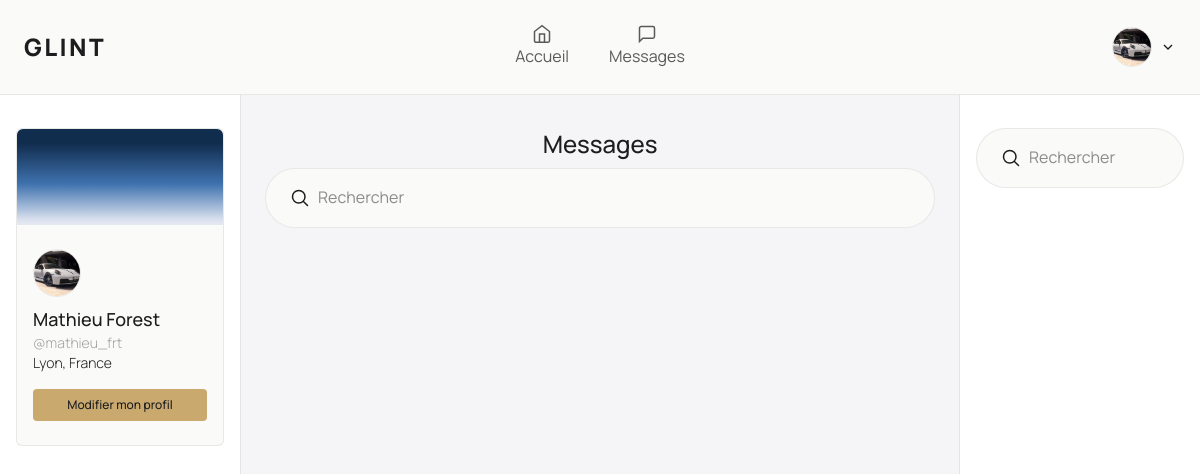
/dashboard/messages (signed in), run on an earlier commit of the app's database.
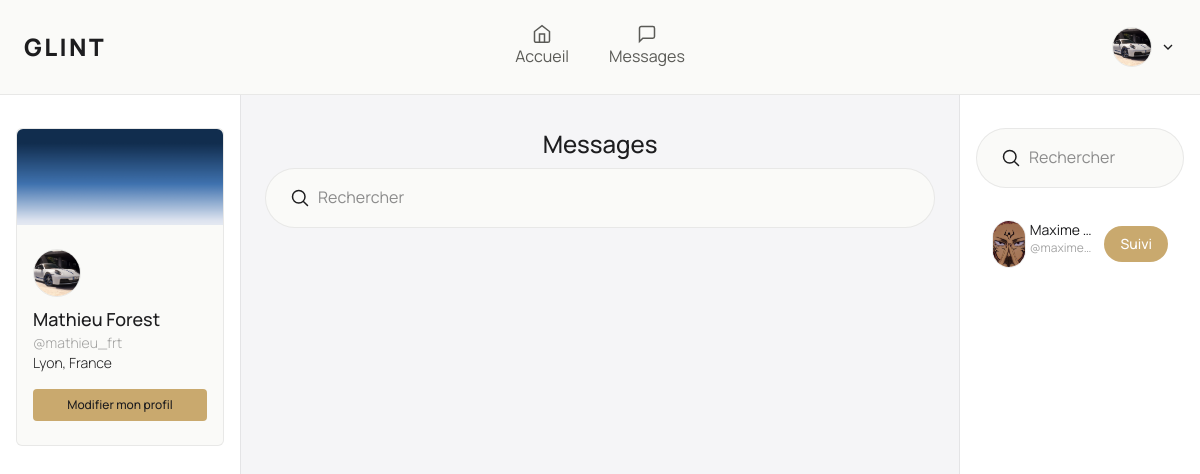
And on a later commit of the database.
### app/models/User.py (models this page shows, shortened)
class User(database.Model):
    __tablename__ = "users"
    id: Mapped[int] = mapped_column(primary_key=True)
    name: Mapped[str] = mapped_column(String(80), nullable=False)
    username: Mapped[str] = mapped_column(String(80), unique=True, nullable=False)
    email: Mapped[str] = mapped_column(String(120), unique=True, nullable=False)
    password: Mapped[str] = mapped_column(String(255), nullable=False)
    biography: Mapped[str] = mapped_column(Text, default="", server_default="")
    location: Mapped[str] = mapped_column(String(120), default="", server_default="")
    banner: Mapped[str] = mapped_column(String(255), default="", server_default="")
    avatar: Mapped[str] = mapped_column(String(255), default="", server_default="")
    created_at: Mapped[datetime] = mapped_column(DateTime, default=datetime.utcnow)
    updated_at: Mapped[Optional[datetime]] = mapped_column(
        DateTime, default=datetime.utcnow, onupdate=datetime.utcnow
    )
    posts: Mapped[List["Post"]] = relationship(
        "Post", back_populates="author", lazy="dynamic"
    )
    comments: Mapped[List["Comment"]] = relationship(
        "Comment", back_populates="author", lazy="dynamic"
    )
    likes: Mapped[List["Like"]] = relationship(
        "Like", back_populates="user", lazy="dynamic"
    )
    reposts: Mapped[List["Repost"]] = relationship(
        "Repost", back_populates="user", lazy="dynamic"
    )
    following: Mapped[List["Follow"]] = relationship(
        "Follow",
        back_populates="follower",
        lazy="dynamic",
        foreign_keys="Follow.follower_id",
    )
    followers: Mapped[List["Follow"]] = relationship(
        "Follow",
        back_populates="followed",
        lazy="dynamic",
        foreign_keys="Follow.followed_id",
    )
    def is_following(self, user: "User") -> bool:
        return self.following.filter_by(followed_id=user.id).first() is not None

### app/routes/dashboard.py (the view)
@dashboard_bp.route("/dashboard/messages", methods=["GET", "POST"])
@login_required
def messages(current_user):
    return DashboardController.messages(current_user)

### app/templates/dashboard/index.html (shortened to what this page needs)
{% extends 'layout.html' %}
{% from 'components/layout/dashboard_headers.html' import DashboardHeaders %}
{% from 'components/ui/icons.html' import Icon %}
{% set active_tab = tab %}
{% block content %}
    <section
            class="h-screen flex flex-col items-center justify-start w-full animate-in fade-in slide-in-from-top-5 duration-1000 bg-background">
        {{ DashboardHeaders(user=current_user, active_tab=active_tab) }}
        <div class="grid grid-cols-1 md:grid-cols-5 w-full">
            <div class="col-span-1 hidden md:flex overflow-hidden">
                {% include "dashboard/profile_aside.html" %}
            </div>
            <div class="col-span-3 overflow-auto bg">
                <section
                        class="py-24 flex flex-col items-center justify-start py-6 border-x border-border w-full bg-background-foreground min-h-screen overflow-auto animate-in fade-in slide-in-from-bottom-5 duration-1000">
                    {% if pages == "fill" %}
                        {% include "dashboard/pages/fill.html" %}
                    {% elif pages == "profile" %}
                        {% set current_user = current_user %}
                    {% elif pages == "edit_profile" %}
                        {% include "dashboard/pages/profil_edit.html" %}
                    {% elif pages == "messages" %}
                        {% include "dashboard/pages/message.html" %}
                    {% endif %}
                </section>
            </div>
            <div class="col-span-1 hidden md:flex overflow-hidden">
                {% include "dashboard/suggestion.html" %}
            </div>
        </div>
    </section>
{% endblock %}

### app/templates/layout.html (shortened to what this page needs)
<!DOCTYPE html>
<html lang="fr">
<head>
    <script src="https://cdn.jsdelivr.net/npm/@tailwindcss/browser@4"></script>
    <link rel="stylesheet" href="{{ url_for('static', filename='css/style.css') }}">
</head>
<body class="h-full">
<main class="bg-background min-h-screen w-full">
    {% block content %}{% endblock %}
</main>
</body>
</html>

### app/templates/components/layout/dashboard_headers.html (shortened to what this page needs)
{% from "components/ui/icons.html" import Icon %}
{% set nav_items = [
    {"name": "Accueil", "icon": "fill", "url": "dashboard.index"},
    {"name": "Messages",  "icon": "messages", "url": "dashboard.messages"},
] %}
{% macro DashboardHeaders(user={}, active_tab="fill") %}
    <header class="fixed z-50 flex items-center justify-between py-4 px-6 w-full animate-in slide-in-from-left-5 fade-in duration-500 border-b border-border bg-card">
        <h1 class="uppercase font-black text-2xl tracking-widest flex-1"><a href="{{ url_for('home.home') }}">Glint</a></h1>
        <div class="hidden items-center justify-center gap-2 flex-1 md:flex">
            {% for item in nav_items %}
                <a href="{{ url_for(item.url) }}"
                   class="flex flex-col items-center px-4 py-2 transition-all duration-300
                              {{ 'text-primary font-semibold' if active_tab == item.url else 'text-text-2' }}">
                    {{ Icon(item.icon, cls="w-5 h-5") }}
                    {{ item.name }}
                </a>
            {% endfor %}
        </div>
        <div class="flex items-center gap-2 flex-1 justify-end">
            <div class="relative" id="my-account-wrapper">
                <button onclick="toggleDropdown()" class="flex items-center gap-2">
                    {% if user.avatar %}
                        <div class="border border-border cursor-pointer h-10 w-10 rounded-full">
                            <img src="{{ url_for('static', filename='uploads/avatars/' ~ user.avatar) }}"
                                 alt="Avatar de {{ user.name }}"
                                 class="h-full w-full object-cover transition-opacity duration-300 group-hover:opacity-50 rounded-full"
                            />
                        </div>
                    {% else %}
                        <div class="border border-border cursor-pointer h-10 w-10 rounded-full flex items-center justify-center bg-primary-light">
                            <p class="text-lg font-black text-text-1">
                                {{ user.name[0] }}
                            </p>
                        </div>
                    {% endif %}
                    {{ Icon("arrow-down") }}
                </button>
            </div>
        </div>
    </header>
{% endmacro %}

### app/templates/components/ui/icons.html (shortened to what this page needs)
{% macro Icon(name, cls="w-5 h-5") %}
    {% if name == "fill" %}
        <svg class="{{ cls }}" fill="none" stroke="currentColor" stroke-width="1.8" viewBox="0 0 24 24">
            <path d="M3 9l9-7 9 7v11a2 2 0 0 1-2 2H5a2 2 0 0 1-2-2z"/>
            <polyline points="9 22 9 12 15 12 15 22"/>
        </svg>
    {% elif name == "messages" %}
        <svg class="{{ cls }}" fill="none" stroke="currentColor" stroke-width="1.8" viewBox="0 0 24 24">
            <path d="M21 15a2 2 0 0 1-2 2H7l-4 4V5a2 2 0 0 1 2-2h14a2 2 0 0 1 2 2z"/>
        </svg>
    {% elif name == "profil" %}
        <svg class="{{ cls }}" fill="none" stroke="currentColor" stroke-width="1.8" viewBox="0 0 24 24">
            <path d="M20 21v-2a4 4 0 0 0-4-4H8a4 4 0 0 0-4 4v2"/>
            <circle cx="12" cy="7" r="4"/>
        </svg>
    {% elif name == "settings" %}
        <svg class="{{ cls }}" fill="none" stroke="currentColor" stroke-width="1.8" viewBox="0 0 24 24">
            <circle cx="12" cy="12" r="3"/>
            <path d="M19.07 4.93a10 10 0 0 1 0 14.14M4.93 4.93a10 10 0 0 0 0 14.14"/>
        </svg>
    {% elif name == "logout" %}
        <svg class="{{ cls }}" fill="none" stroke="currentColor" stroke-width="1.8" viewBox="0 0 24 24">
            <path d="M9 21H5a2 2 0 0 1-2-2V5a2 2 0 0 1 2-2h4"/>
            <polyline points="16 17 21 12 16 7"/>
            <line x1="21" y1="12" x2="9" y2="12"/>
        </svg>
    {% elif name == "arrow-down" %}
        <svg class="w-4 h-4 text-text-3" fill="none" stroke="currentColor" stroke-width="2"
             viewBox="0 0 24 24">
            <polyline points="6 9 12 15 18 9"></polyline>
        </svg>
    {% elif name == "search" %}
        <svg class="{{ cls }}" fill="none" stroke="currentColor" stroke-width="1.8" xmlns="http://www.w3.org/2000/svg"
             viewBox="0 0 24 24">
            <path stroke-linecap="round" stroke-linejoin="round"
                  d="m21 21-5.197-5.197m0 0A7.5 7.5 0 1 0 5.196 5.196a7.5 7.5 0 0 0 10.607 10.607Z"></path>
        </svg>
    {% endif %}
{% endmacro %}

### app/templates/dashboard/profile_aside.html
{% from 'components/ui/button.html' import Button %}
{% from 'components/ui/avatar.html' import Avatar %}
{% block content %}
    <aside class="flex flex-col items-center gap-4 px-4 py-32 w-full h-full">
        <div class="flex flex-col rounded-md bg-card border border-border w-full">
            {% if current_user.banner %}
                <header class="w-full h-24">
                    <img
                            src="{{ url_for('static', filename='uploads/banners/' ~ current_user.banner) }}"
                            alt="Bannière de profil"
                            class="w-full h-full object-cover transition-transform duration-700 group-hover:scale-105 rounded-tr-md rounded-tl-md"
                    />
                </header>
            {% endif %}
            <div class="px-4 py-6 space-y-2">
                {{ Avatar(current_user) }}
                <div>
                    <h2 class="font-medium text-text-1 text-lg">{{ current_user.name }}</h2>
                    <p class="font-light text-text-1/40 text-sm">@{{ current_user.username }}</p>
                    <p class="font-light text-text-1 text-sm">{{ current_user.location }}</p>
                    <a href="{{ url_for('dashboard.profile') }}">
                        {{ Button("Modifier mon profil", cls="outline outline-border mt-4 cursor-pointer duration-300 hover:bg-background-foreground w-full md:text-xs", type="button") }}
                    </a>
                </div>
            </div>
        </div>
    </aside>
{% endblock %}

### app/templates/components/ui/button.html
{% macro Button(label="", variant="default", size="default", type="submit", cls="", attrs="") %}
    {% set base = "flex items-center justify-center rounded-sm border border-transparent
               text-sm font-medium whitespace-nowrap transition-all outline-none select-none
               active:translate-y-px disabled:pointer-events-none disabled:opacity-50" %}
    {% set variants = {
  "default":     "bg-primary text-text-1 text-card hover:opacity-80",
  "outline":     "hover:text-text-1",
  "secondary":   "bg-hover text-text-secondary hover:bg-hover/80",
  "ghost":       "hover:bg-hover hover:text-text-1",
  "destructive": "bg-[rgba(192,112,90,0.10)] text-danger hover:bg-[rgba(192,112,90,0.20)]",
  "link":        "text-primary underline-offset-4 hover:underline border-transparent",
  "gold":        "bg-primary text-white hover:bg-[#b8934a]",
} %}
    {% set sizes = {
  "default": "h-8 gap-1.5 px-4",
  "xs":      "h-6 gap-1 px-2 text-xs rounded-md",
  "sm":      "h-7 gap-1 px-3 text-[0.8rem] rounded-md",
  "lg":      "h-10 gap-1.5 px-5",
  "icon":    "size-8",
  "icon-xs": "size-6 rounded-md",
  "icon-sm": "size-7 rounded-md",
  "icon-lg": "size-9",
} %}
    <button type="{{ type }}"
            class="{{ base }} {{ variants[variant] }} {{ sizes[size] }} {{ cls }}"
            {{ attrs }}>
        {{ label }}{{ caller() if caller is defined else "" }}
    </button>
{% endmacro %}

### app/templates/components/ui/avatar.html
{% macro Avatar(user={}) %}
    {% if user.avatar %}
        <div class="border border-border cursor-pointer h-12 w-12 rounded-full">
            <img src="{{ url_for('static', filename='uploads/avatars/' ~ user.avatar) }}"
                 alt="Avatar de {{ user.name }}"
                 class="h-full w-auto object-cover transition-opacity duration-300 group-hover:opacity-50 rounded-full"
            />
        </div>
    {% else %}
        <div class="border border-border cursor-pointer h-12 w-12 rounded-full flex items-center justify-center">
            <p class="text-xl font-black text-text-1">
                {{ user.name[0] }}
            </p>
        </div>
    {% endif %}
{% endmacro %}

### app/templates/dashboard/pages/message.html
{% from 'components/ui/icons.html' import Icon %}
<section class="w-full flex-col items-center justify-start gap-2 px-6 py-8">
    <div class="flex flex-col gap-2">
        <h1 class="text-2xl font-medium w-full text-center">Messages</h1>
        <div class="flex items-center gap-2 bg-card px-6 py-4 rounded-full border border-border w-full">
            <label for="search" class="flex items-center">
                {{ Icon("search") }}
            </label>
            <input id="search" class="focus:outline-none focus:ring-offset-0" placeholder="Rechercher"/>
        </div>
    </div>
</section>

### app/templates/dashboard/suggestion.html
{% from "components/ui/button.html" import Button %}
{% from "components/ui/avatar.html" import Avatar %}
{% block content %}
    <section
            class="flex flex-col items-center justify-start py-32 px-4 w-full gap-4 animate-in slide-in-from-right-5 fade-in duration-500">
        <div class="flex items-center gap-2 bg-card px-6 py-4 rounded-full border border-border w-full">
            <label for="search" class="flex items-center">
                {{ Icon("search") }}
            </label>
            <input id="search" class="focus:outline-none focus:ring-offset-0" placeholder="Rechercher"/>
        </div>
        <div class="flex flex-col items-center gap-4 p-4 w-full">
            {% if all_users | length < 1 %}
                <p>Aucune suggestion pour le moment.</p>
            {% else %}
                {% for user in all_users %}
                    {% if user.id != current_user.id %}
                        <div class="flex items-center justify-between gap-2 w-full">
                            <a href="{{ url_for('dashboard.other_profile', user_id=user.id) }}" class="flex item-center gap-1 min-w-0">
                                {% if user.avatar %}
                                    {{ Avatar(user) }}
                                {% else %}
                                    <div class="border border-border cursor-pointer h-12 w-12 rounded-full flex items-center justify-center shrink-0">
                                        <p class="text-xl font-black text-text-1">
                                            {{ user.name[0] }}
                                        </p>
                                    </div>
                                {% endif %}
                                <div class="flex flex-col min-w-0">
                                    <p class="text-sm font-normal text-text-1 truncate">{{ user.name }}</p>
                                    <p class="text-xs font-normal text-text-1/40 truncate">@{{ user.username }}</p>
                                </div>
                            </a>
                            {% with target_user=user, btn_location="suggestion" %}
                                {% include 'partials/button_follow.html' %}
                            {% endwith %}
                        </div>
                    {% endif %}
                {% endfor %}
            {% endif %}
        </div>
    </section>
{% endblock %}

### app/templates/partials/button_follow.html (shortened to what this page needs)
{% set is_following = current_user.is_following(target_user) %}
{% set btn_class = 'bg-primary hover:bg-background-secondary' if is_following else 'bg-background-secondary hover:bg-primary' %}
<button
        id="follow-btn-{{ btn_location }}-{{ target_user.id }}"
        hx-post="{{ url_for('dashboard.follow', user_id=target_user.id) }}"
        hx-swap="none"
        class="{{ btn_class }} cursor-pointer duration-300 transition-colors rounded-full px-4 py-2 text-sm font-medium text-background"
>
    {{ "Suivi" if is_following else "Suivre" }}
</button>

What changed in the data, as far as the page shows it:
added User: avatar (picture), name "Maxime…", username "maxime…", value "Suivi"
